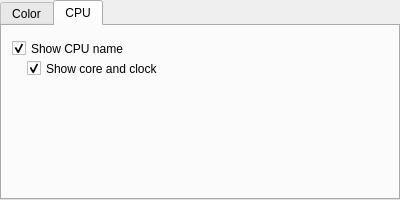
<?xml version="1.0" encoding="UTF-8"?>
<ui version="4.0">
 <class>SettingWindow</class>
 <widget class="QWidget" name="SettingWindow">
  <property name="geometry">
   <rect>
    <x>0</x>
    <y>0</y>
    <width>400</width>
    <height>200</height>
   </rect>
  </property>
  <property name="windowTitle">
   <string>Form</string>
  </property>
  <widget class="QTabWidget" name="tabWidget">
   <property name="geometry">
    <rect>
     <x>0</x>
     <y>0</y>
     <width>400</width>
     <height>200</height>
    </rect>
   </property>
   <property name="currentIndex">
    <number>1</number>
   </property>
   <widget class="QWidget" name="color">
    <attribute name="title">
     <string>Color</string>
    </attribute>
    <widget class="QSpinBox" name="color_r">
     <property name="geometry">
      <rect>
       <x>20</x>
       <y>10</y>
       <width>60</width>
       <height>25</height>
      </rect>
     </property>
     <property name="maximum">
      <number>255</number>
     </property>
    </widget>
    <widget class="QSpinBox" name="color_g">
     <property name="geometry">
      <rect>
       <x>20</x>
       <y>40</y>
       <width>60</width>
       <height>25</height>
      </rect>
     </property>
     <property name="maximum">
      <number>255</number>
     </property>
    </widget>
    <widget class="QSpinBox" name="color_b">
     <property name="geometry">
      <rect>
       <x>20</x>
       <y>70</y>
       <width>60</width>
       <height>25</height>
      </rect>
     </property>
     <property name="maximum">
      <number>255</number>
     </property>
    </widget>
    <widget class="QSpinBox" name="color_a">
     <property name="geometry">
      <rect>
       <x>20</x>
       <y>100</y>
       <width>60</width>
       <height>25</height>
      </rect>
     </property>
     <property name="maximum">
      <number>255</number>
     </property>
    </widget>
    <widget class="QPushButton" name="color_reset">
     <property name="geometry">
      <rect>
       <x>10</x>
       <y>130</y>
       <width>80</width>
       <height>25</height>
      </rect>
     </property>
     <property name="text">
      <string>RESET</string>
     </property>
    </widget>
   </widget>
   <widget class="QWidget" name="cpu_tab">
    <attribute name="title">
     <string>CPU</string>
    </attribute>
    <widget class="QCheckBox" name="check_cpu_name">
     <property name="geometry">
      <rect>
       <x>10</x>
       <y>10</y>
       <width>151</width>
       <height>25</height>
      </rect>
     </property>
     <property name="text">
      <string>Show CPU name</string>
     </property>
     <property name="checked">
      <bool>true</bool>
     </property>
    </widget>
    <widget class="QCheckBox" name="check_cpu_core">
     <property name="geometry">
      <rect>
       <x>25</x>
       <y>30</y>
       <width>131</width>
       <height>25</height>
      </rect>
     </property>
     <property name="text">
      <string>Show core and clock</string>
     </property>
     <property name="checked">
      <bool>true</bool>
     </property>
    </widget>
   </widget>
  </widget>
 </widget>
 <resources/>
 <connections>
  <connection>
   <sender>check_cpu_name</sender>
   <signal>toggled(bool)</signal>
   <receiver>check_cpu_core</receiver>
   <slot>setEnabled(bool)</slot>
   <hints>
    <hint type="sourcelabel">
     <x>87</x>
     <y>44</y>
    </hint>
    <hint type="destinationlabel">
     <x>92</x>
     <y>64</y>
    </hint>
   </hints>
  </connection>
  <connection>
   <sender>check_cpu_name</sender>
   <signal>toggled(bool)</signal>
   <receiver>check_cpu_core</receiver>
   <slot>setChecked(bool)</slot>
   <hints>
    <hint type="sourcelabel">
     <x>87</x>
     <y>44</y>
    </hint>
    <hint type="destinationlabel">
     <x>92</x>
     <y>64</y>
    </hint>
   </hints>
  </connection>
 </connections>
</ui>
